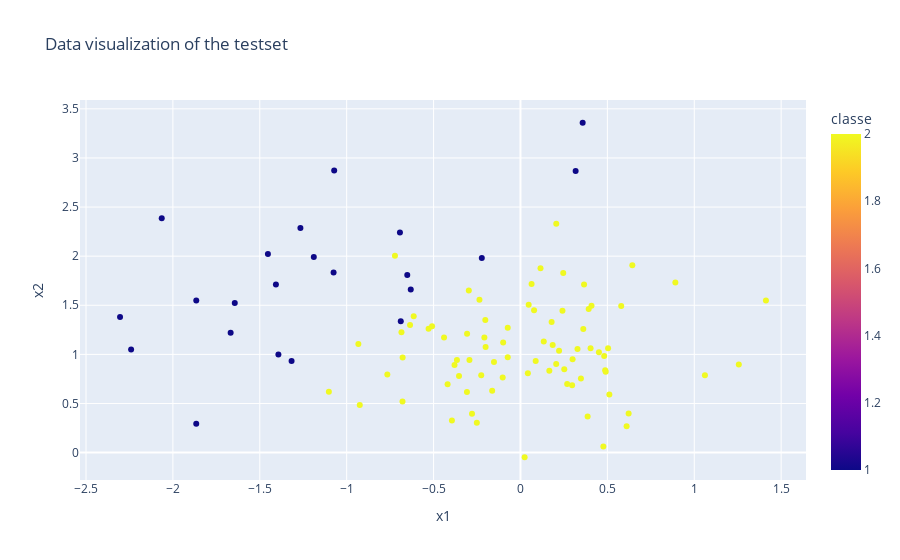

The cell this chart's notebook holds for it:
### Markdown cell above
## Data Visualization

First, we will look at the training and test data to understand what we are working with and what the limitations of the models will be in view of the data.

### Code cell
fig = px.scatter(pd.DataFrame(dict(x1=train[:,1], x2=train[:,2], classe=train[:,0])), x="x1", y="x2", color = "classe", title="Data visualization of the testset")
fig.write_image(f"figures/data_visualization_trainset.png")
fig.show()
